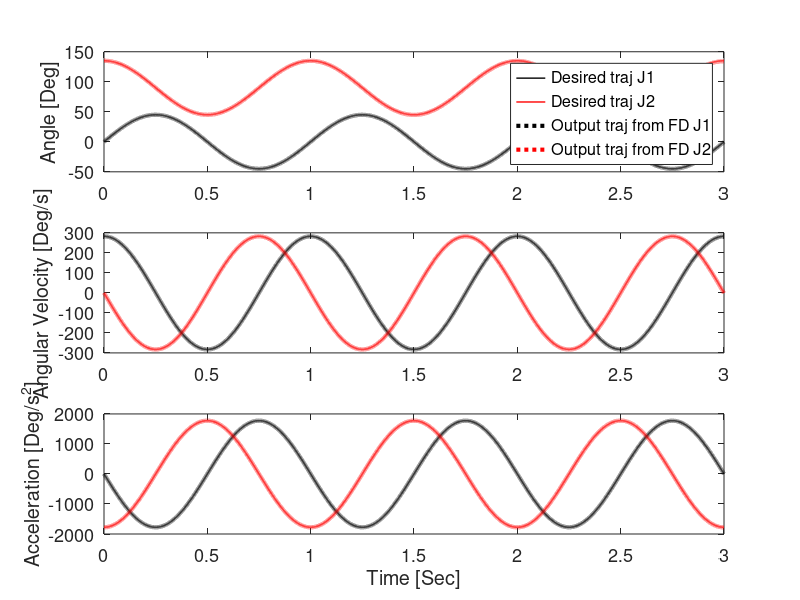
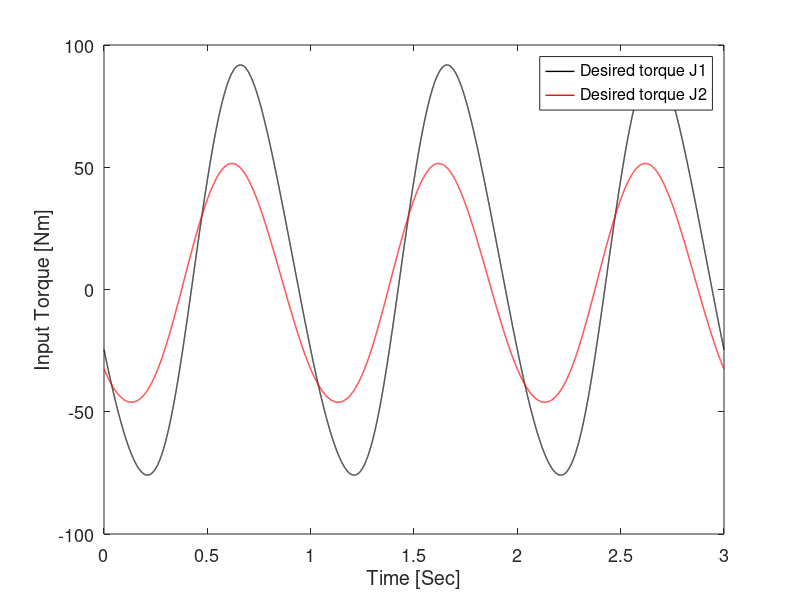
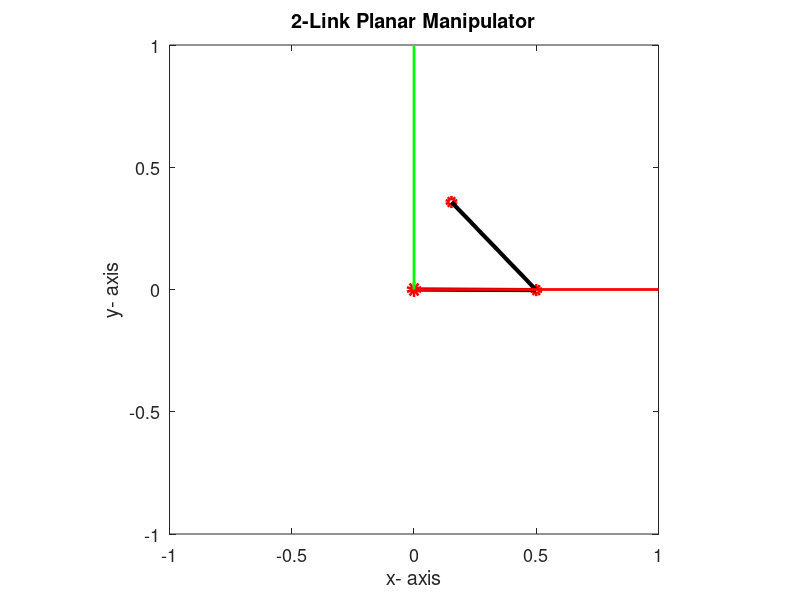

Reproduce these figures in MATLAB, in order.
% This code is programmed by Sung Yul Shin (syshin0228@utexas.edu) for Robotics Modeling and Control course by Dr. James Sulzer from University of Texas at Austin 
clc
clear all
close all

% Simulate Dynamics of 2 Link Planar Manipulator 
% Get desired torque using given desired motion with Inverse Dynamics 
% then simulate Forward Dynamics with desired torque input

% Angle coversion
deg2rad = pi/180;
rad2deg = 180/pi;

% Sampling rate info
Hz = 10000;
dt = 1/Hz;

% System Parameters
L1 = 0.5;       % Link1 length
L2 = 0.5;       % Link2 length
L1c = 0.25;     % Link1 CoM length
L2c = 0.25;     % Link2 CoM length
m1 = 1;         % Mass 1
m2 = 1;         % Mass 2
I1 = 1;         % Moment of inertia of link 1
I2 = 1;         % Moment of inertia of link 2
g = 9.81;       % Gravity acceleration

% Simulation time
t0 = 0.0;                   % Initial time
tf = 3.0;                   % Final time
time = [t0:1:tf*Hz]*dt;     % Time

% Paramters for desired motion
A1 = pi/4;
A2 = pi/4;
w1 = 2*pi;
w2 = 2*pi;
offset1 = 0;
offset2 = pi/2;

% Desired joint trajectory 
th_d = [A1*sin(w1*time)+offset1; A2*cos(w2*time)+offset2]';
dth_d = [A1*w1*cos(w1*time); -A2*w2*sin(w2*time)]';
ddth_d = [-A1*w1^2*sin(w1*time); -A2*w2^2*cos(w2*time)]';

figure(1)
set(gcf,'position',[0 10 600 700])
subplot(3,1,1)
h1 = plot(time, th_d(:,1)*rad2deg,'k','linewidth',1);
hold on
h2 = plot(time, th_d(:,2)*rad2deg,'r','linewidth',1);
ylabel('Angle [Deg]')
set(gca,'fontsize',13)
subplot(3,1,2)
plot(time, dth_d(:,1)*rad2deg,'k','linewidth',1)
hold on
plot(time, dth_d(:,2)*rad2deg,'r','linewidth',1)
ylabel('Angular Velocity [Deg/s]')
set(gca,'fontsize',13)
subplot(3,1,3)
plot(time, ddth_d(:,1)*rad2deg,'k','linewidth',1)
hold on
plot(time, ddth_d(:,2)*rad2deg,'r','linewidth',1)
ylabel('Acceleration [Deg/s^2]')
xlabel('Time [Sec]')
set(gca,'fontsize',13)

% Inverse Dynamics 
for i = 1:1:length(time)
    
    t = time(i);
    
    % Desired motion
    q1 = th_d(i,1);
    q2 = th_d(i,2);
    dq1 = dth_d(i,1);
    dq2 = dth_d(i,2);
    ddq1 = ddth_d(i,1);
    ddq2 = ddth_d(i,2);
    
    % Inverse Dynamics
    tau1 = ddq2*(m2*L2c^2 + L1*m2*cos(q2)*L2c + I2) + ddq1*(m2*L1^2 + 2*m2*cos(q2)*L1*L2c + m1*L1c^2 + m2*L2c^2 + I1 + I2) + g*m2*(L2c*cos(q1 + q2) + L1*cos(q1)) + L1c*g*m1*cos(q1) - L1*L2c*dq2*m2*sin(q2)*(2*dq1 + dq2);
    tau2 = L1*L2c*m2*sin(q2)*dq1^2 + ddq1*(m2*L2c^2 + L1*m2*cos(q2)*L2c + I2) + ddq2*(m2*L2c^2 + I2) + L2c*g*m2*cos(q1 + q2);  
    tau = [tau1 tau2]'; % Desired torque
    
    tau_out(i,:) = tau;
    
end

figure(2)
h10 = plot(time, tau_out(:,1),'k','linewidth',1);
hold on
h11 = plot(time, tau_out(:,2),'r','linewidth',1);
ylabel('Input Torque [Nm]')
xlabel('Time [Sec]')
legend([h10, h11],'Desired torque J1', 'Desired torque J2')
set(gca,'fontsize',13)

% Forward Dynamics Simulation
% Initialization
th = th_d(1,:)';
dth = dth_d(1,:)';
ddth = ddth_d(1,:)';
for i = 1:1:length(time)
    
    t = time(i);
    
    % Desired input torque
    tau1 = tau_out(i,1);
    tau2 = tau_out(i,2);

    q1 = th(1);
    q2 = th(2);
    dq1 = dth(1);
    dq2 = dth(2);
    
    % Dynamic equations of motion
    ddq1 = (2*I2*tau1 - 2*I2*tau2 + 2*L2c^2*m2*tau1 - 2*L2c^2*m2*tau2 - L1*L2c^2*g*m2^2*cos(q1) + L1^2*L2c^2*dq1^2*m2^2*sin(2*q2) + L1*L2c^2*g*m2^2*cos(q1 + 2*q2) - 2*I2*L1*g*m2*cos(q1) - 2*I2*L1c*g*m1*cos(q1) - 2*L1*L2c*m2*tau2*cos(q2) + 2*L1*L2c^3*dq1^2*m2^2*sin(q2) + 2*L1*L2c^3*dq2^2*m2^2*sin(q2) + 2*I2*L1*L2c*dq1^2*m2*sin(q2) + 2*I2*L1*L2c*dq2^2*m2*sin(q2) - 2*L1c*L2c^2*g*m1*m2*cos(q1) + 4*L1*L2c^3*dq1*dq2*m2^2*sin(q2) + 4*I2*L1*L2c*dq1*dq2*m2*sin(q2))/(2*I1*I2 + L1^2*L2c^2*m2^2 + 2*I2*L1^2*m2 + 2*I2*L1c^2*m1 + 2*I1*L2c^2*m2 + 2*L1c^2*L2c^2*m1*m2 - L1^2*L2c^2*m2^2*cos(2*q2));
    ddq2 = -(I2*tau1 - I1*tau2 - I2*tau2 - L1^2*m2*tau2 - L1c^2*m1*tau2 + L2c^2*m2*tau1 - L2c^2*m2*tau2 + L1^2*L2c*g*m2^2*cos(q1 + q2) - L1*L2c^2*g*m2^2*cos(q1) + I1*L2c*g*m2*cos(q1 + q2) + L1^2*L2c^2*dq1^2*m2^2*sin(2*q2) + (L1^2*L2c^2*dq2^2*m2^2*sin(2*q2))/2 - I2*L1*g*m2*cos(q1) - I2*L1c*g*m1*cos(q1) + L1*L2c*m2*tau1*cos(q2) - 2*L1*L2c*m2*tau2*cos(q2) + L1*L2c^3*dq1^2*m2^2*sin(q2) + L1^3*L2c*dq1^2*m2^2*sin(q2) + L1*L2c^3*dq2^2*m2^2*sin(q2) + L1*L2c^2*g*m2^2*cos(q1 + q2)*cos(q2) - L1^2*L2c*g*m2^2*cos(q1)*cos(q2) + L1c^2*L2c*g*m1*m2*cos(q1 + q2) + I1*L1*L2c*dq1^2*m2*sin(q2) + I2*L1*L2c*dq1^2*m2*sin(q2) + I2*L1*L2c*dq2^2*m2*sin(q2) - L1c*L2c^2*g*m1*m2*cos(q1) + L1^2*L2c^2*dq1*dq2*m2^2*sin(2*q2) + 2*L1*L2c^3*dq1*dq2*m2^2*sin(q2) + L1*L1c^2*L2c*dq1^2*m1*m2*sin(q2) + 2*I2*L1*L2c*dq1*dq2*m2*sin(q2) - L1*L1c*L2c*g*m1*m2*cos(q1)*cos(q2))/(I1*I2 + L1^2*L2c^2*m2^2 + I2*L1^2*m2 + I2*L1c^2*m1 + I1*L2c^2*m2 + L1c^2*L2c^2*m1*m2 - L1^2*L2c^2*m2^2*cos(q2)^2);
    
    ddth = [ddq1 ddq2]';
    
    % Numerical integration
    dth = dth + ddth*dt;
    th = th + dth*dt;
    
    ddth_out(i,:) = ddth;
    dth_out(i,:) = dth;
    th_out(i,:) = th;
    
end

figure(1)
set(gcf,'position',[0 10 600 700])
subplot(3,1,1)
h3 = plot(time, th_out(:,1)*rad2deg,'k:','linewidth',3);
hold on
h4 = plot(time, th_out(:,2)*rad2deg,'r:','linewidth',3);
ylabel('Angle [Deg]')
legend([h1, h2, h3, h4],'Desired traj J1', 'Desired traj J2', 'Output traj from FD J1', 'Output traj from FD J2')
set(gca,'fontsize',13)
subplot(3,1,2)
plot(time, dth_out(:,1)*rad2deg,'k:','linewidth',3)
hold on
plot(time, dth_out(:,2)*rad2deg,'r:','linewidth',3)
ylabel('Angular Velocity [Deg/s]')
set(gca,'fontsize',13)
subplot(3,1,3)
plot(time, ddth_out(:,1)*rad2deg,'k:','linewidth',3)
hold on
plot(time, ddth_out(:,2)*rad2deg,'r:','linewidth',3)
ylabel('Acceleration [Deg/s^2]')
xlabel('Time [Sec]')
set(gca,'fontsize',13)

% Visualize Simulation
step = 200;

% Origin
origin = [0 0]';
x_axis = [1 0]';
y_axis = [0 1]';

% Forward Kinematics
for i = 1:step:length(time)
    
    % Sinusoidal Input Joint Angle
    th1 = th_out(i,1);
    th2 = th_out(i,2);

    P1(1) = L1*cos(th1);
    P1(2) = L1*sin(th1);

    P2(1) = L1*cos(th1) + L2*cos(th1+th2);
    P2(2) = L1*sin(th1) + L2*sin(th1+th2);

    figure(100)
    plot(P1(1), P1(2),'ro','linewidth',3)
    hold on
    plot(P2(1), P2(2),'ro','linewidth',3)
    line([origin(1) P1(1)],[origin(2) P1(2)], 'color', 'k', 'linewidth', 3)
    line([P1(1) P2(1)],[P1(2) P2(2)], 'color','k', 'linewidth', 3)

    % Draw global coordinate
    plot(origin(1), origin(2), 'ro', 'linewidth',5)
    line([origin(1) x_axis(1)],[origin(2) x_axis(2)], 'color', 'r', 'linewidth', 2)
    line([origin(1) y_axis(1)],[origin(2) y_axis(2)], 'color','g', 'linewidth', 2)
    axis equal
    axis([-1 1 -1 1])
    xlabel('x- axis')
    ylabel('y- axis')
    title('2-Link Planar Manipulator')
    set(gca,'fontsize',13)
    pause(0.001)
    hold off
    
end

